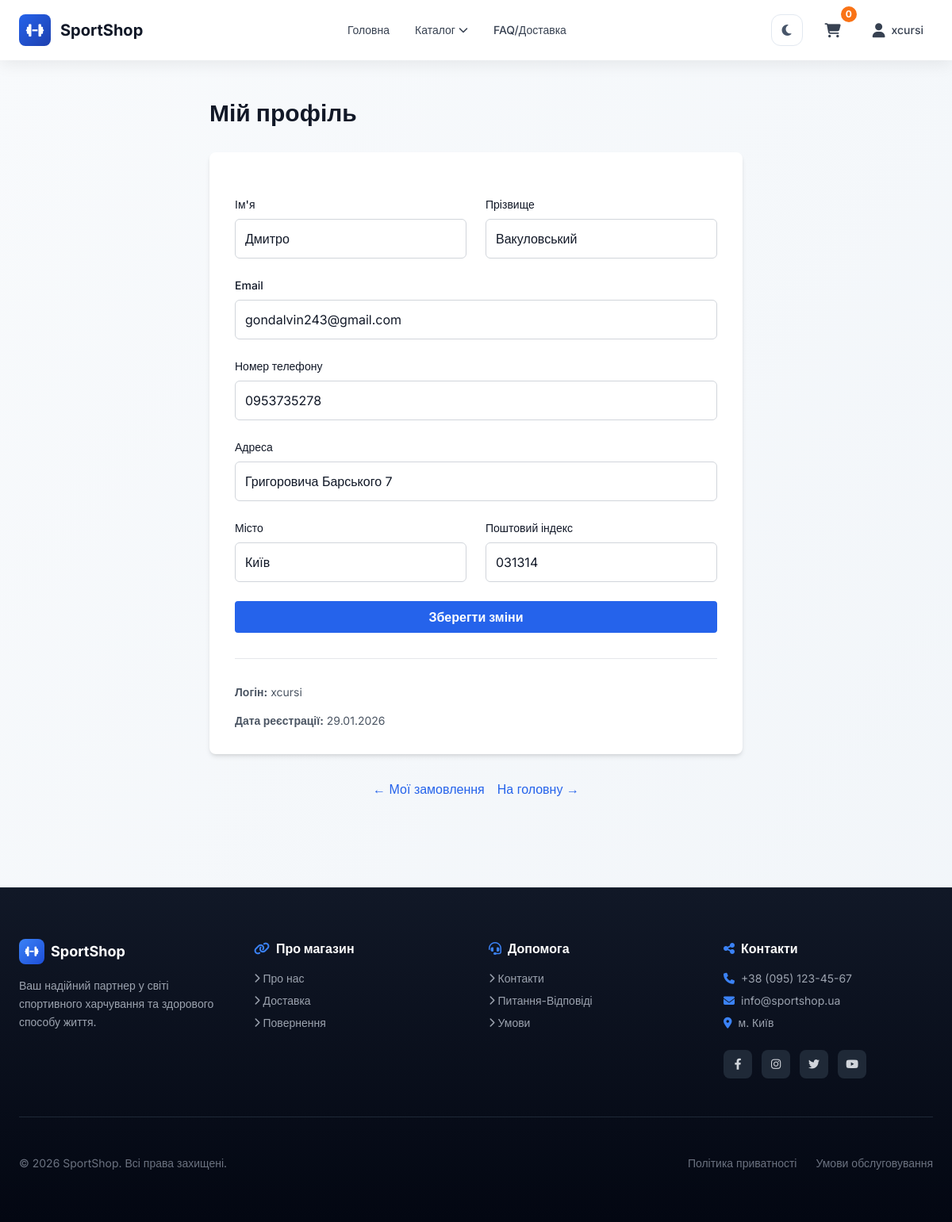
Page /profile/ (signed in) on the earlier database version.
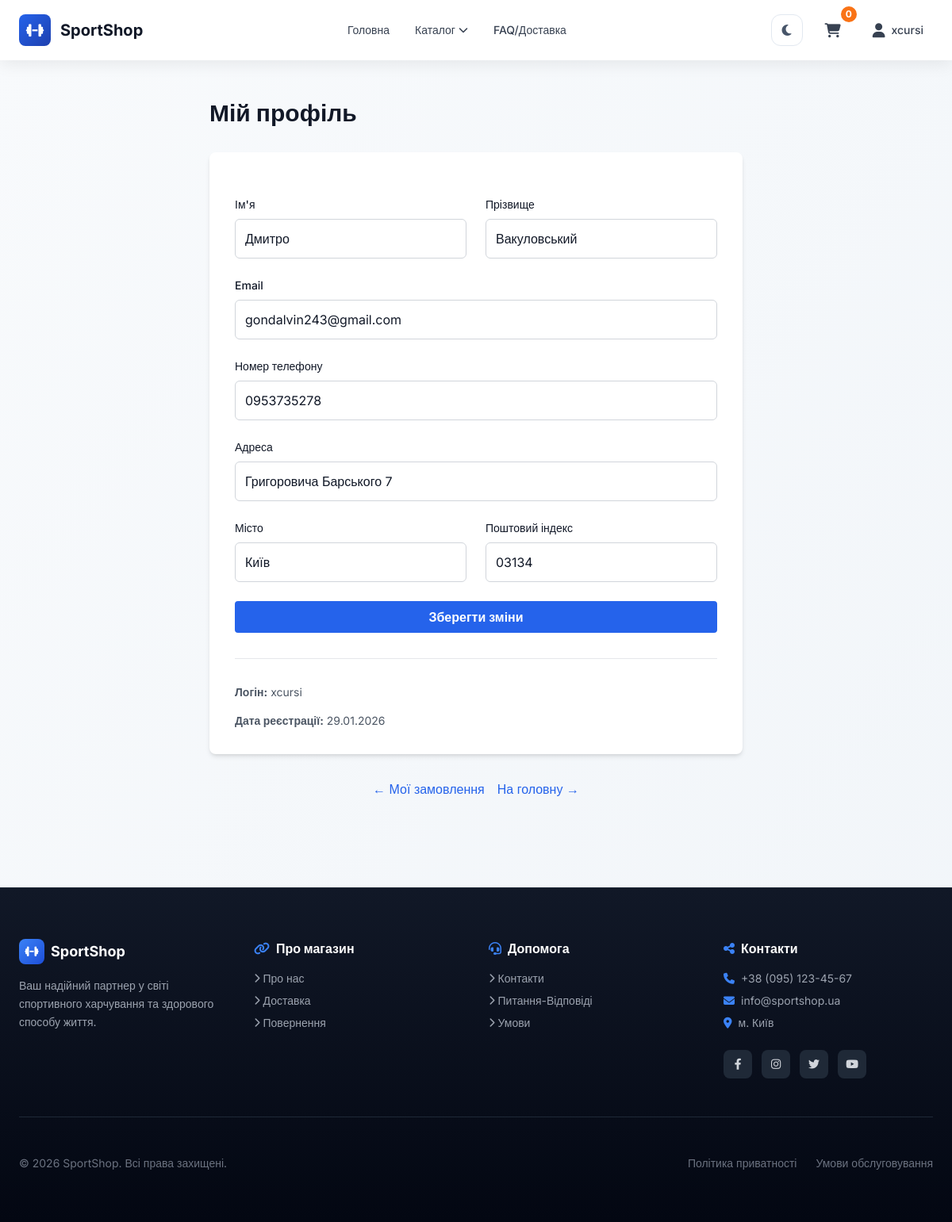
Same page on the later database version.
### shop/models.py (models this page shows, shortened)
class Customer(models.Model):
    username = models.CharField(max_length=150, unique=True)
    email = models.EmailField(unique=True)
    password = models.CharField(max_length=255)
    first_name = models.CharField(max_length=100, blank=True)
    last_name = models.CharField(max_length=100, blank=True)
    phone = models.CharField(max_length=20, blank=True)
    address = models.CharField(max_length=255, blank=True)
    city = models.CharField(max_length=100, blank=True)
    postal_code = models.CharField(max_length=20, blank=True)
    created_at = models.DateTimeField(auto_now_add=True)
    updated_at = models.DateTimeField(auto_now=True)
    is_active = models.BooleanField(default=True)
    is_admin = models.BooleanField(default=False, help_text='Позначте, щоб надати права адміністратора')

### shop/views.py (the view)
# urls.py: path('profile/', views.profile, name='profile'),
def profile(request):
    customer_id = request.session.get('customer_id')
    if not customer_id:
        return redirect('shop:login')
    try:
        customer = Customer.objects.get(id=customer_id)
    except Customer.DoesNotExist:
        return redirect('shop:login')
    if request.method == 'POST':
        form = ProfileForm(request.POST, instance=customer)
        if form.is_valid():
            form.save()
            return render(request, 'shop/profile.html', {
                'form': form,
                'customer': customer,
                'success': 'Профіль успішно оновлений!'
            })
    else:
        form = ProfileForm(instance=customer)
    return render(request, 'shop/profile.html', {
        'form': form,
        'customer': customer
    })

### shop/context_processors.py (called while the page is built)
def cart_count(request):
    cart = request.session.get('cart', {})
    total_count = 0
    for quantity in cart.values():
        try:
            total_count += int(quantity)
        except (TypeError, ValueError):
            continue
    return {'cart_count': total_count}

def global_categories(request):
    categories = Category.objects.filter(parent__isnull=True).prefetch_related('subcategories')
    return {'parent_categories': categories}

### shop/templates/shop/profile.html (shortened to what this page needs)
{% extends 'shop/base.html' %}
{% load static %}
{% block content %}
<div class="profile-page max-w-2xl mx-auto">
    <h1 class="text-3xl font-bold mb-8">Мій профіль</h1>
    <div class="bg-white rounded-lg shadow-md p-8">
        <form method="POST" class="space-y-6">
            <div class="grid grid-cols-1 md:grid-cols-2 gap-6">
                <div>
                    <label for="{{ form.first_name.id_for_label }}" class="block text-sm font-medium mb-2">Ім'я</label>
                    {{ form.first_name }}
                </div>
                <div>
                    <label for="{{ form.last_name.id_for_label }}" class="block text-sm font-medium mb-2">Прізвище</label>
                    {{ form.last_name }}
                </div>
            </div>
            <div>
                <label for="{{ form.email.id_for_label }}" class="block text-sm font-medium mb-2">Email</label>
                {{ form.email }}
            </div>
            <div>
                <label for="{{ form.phone.id_for_label }}" class="block text-sm font-medium mb-2">Номер телефону</label>
                {{ form.phone }}
            </div>
            <div>
                <label for="{{ form.address.id_for_label }}" class="block text-sm font-medium mb-2">Адреса</label>
                {{ form.address }}
            </div>
            <div class="grid grid-cols-1 md:grid-cols-2 gap-6">
                <div>
                    <label for="{{ form.city.id_for_label }}" class="block text-sm font-medium mb-2">Місто</label>
                    {{ form.city }}
                </div>
                <div>
                    <label for="{{ form.postal_code.id_for_label }}" class="block text-sm font-medium mb-2">Поштовий індекс</label>
                    {{ form.postal_code }}
                </div>
            </div>
            <button type="submit" class="w-full bg-blue-600 text-white font-semibold py-2 rounded hover:bg-blue-700 transition">
                Зберегти зміни
            </button>
        </form>
        <div class="mt-8 pt-8 border-t">
            <p class="text-gray-600 text-sm mb-4">
                <strong>Логін:</strong> {{ customer.username }}
            </p>
            <p class="text-gray-600 text-sm">
                <strong>Дата реєстрації:</strong> {{ customer.created_at|date:"d.m.Y" }}
            </p>
        </div>
    </div>
    <div class="mt-8 flex gap-4 justify-center">
        <a href="{% url 'shop:orders' %}" class="text-blue-600 hover:underline">← Мої замовлення</a>
        <a href="{% url 'shop:home' %}" class="text-blue-600 hover:underline">На головну →</a>
    </div>
</div>
{% endblock %}

### shop/templates/shop/base.html (shortened to what this page needs)
{% load static %}
<!DOCTYPE html>
<html lang="uk">
<head>
    <script src="https://cdn.tailwindcss.com"></script>
    <link rel="stylesheet" href="https://cdnjs.cloudflare.com/ajax/libs/font-awesome/6.4.0/css/all.min.css">
    <link rel="stylesheet" href="{% static 'shop/style.css' %}">
</head>
<body class="min-h-screen flex flex-col bg-gradient-to-br from-slate-50 to-slate-100 text-gray-900">
<header class="bg-white header-shadow sticky top-0 z-30 transition-shadow">
    <div class="max-w-7xl mx-auto px-4 sm:px-6 py-3 sm:py-4 flex justify-between items-center">
        <a href="{% url 'shop:home' %}" class="flex items-center gap-3 group">
            <div class="w-10 h-10 bg-gradient-to-br from-blue-600 to-blue-800 rounded-lg flex items-center justify-center text-white font-bold text-lg group-hover:shadow-lg transition-shadow">
                <i class="fas fa-dumbbell"></i>
            </div>
            <span class="text-xl font-bold text-gray-900 hidden sm:inline group-hover:text-blue-600 transition">SportShop</span>
        </a>
        <nav class="hidden md:flex gap-8 text-sm font-medium">
            <a href="{% url 'shop:home' %}" class="text-gray-700 hover:text-blue-600 transition relative group">
                <span>Головна</span>
            </a>
            <div class="text-gray-700 hover:text-blue-600 transition relative group">
                <a href="{% url 'shop:catalog' %}" class="flex items-center gap-1">
                    <span>Каталог</span>
                    <i class="fas fa-chevron-down text-xs group-hover:rotate-180 transition-transform"></i>
                </a>
            </div>
            <a href="{% url 'shop:delivery' %}" class="text-gray-700 hover:text-blue-600 transition relative group">
                <span>FAQ/Доставка</span>
            </a>
        </nav>
        <div class="flex gap-2 sm:gap-4 items-center">
            <button type="button" class="theme-toggle" data-theme-toggle aria-label="Змінити тему" title="Змінити тему">
                <i class="fas fa-moon" data-theme-icon></i>
            </button>
            <a href="{% url 'shop:cart' %}" class="relative group px-3 py-2 rounded-lg hover:bg-gray-100 transition" data-cart-icon>
                <i class="fas fa-shopping-cart text-lg text-gray-700 group-hover:text-blue-600"></i>
                <span data-cart-count class="absolute -top-2 -right-2 bg-orange-500 text-white text-xs font-bold rounded-full w-5 h-5 flex items-center justify-center">{{ cart_count|default:0 }}</span>
            </a>
            {% if request.session.customer_id %}
                <div class="relative">
                    <button class="dropdown-toggle flex items-center gap-2 px-3 py-2 rounded-lg hover:bg-gray-100 transition text-gray-700 hover:text-blue-600" title="Профіль">
                        <i class="fas fa-user text-lg"></i>
                        <span class="hidden sm:inline text-sm font-medium">{{ request.session.customer_username }}</span>
                    </button>
                </div>
            {% endif %}
        </div>
    </div>
</header>
<main class="flex-1 w-full max-w-7xl mx-auto px-4 sm:px-6 py-8 sm:py-12">
    {% block content %}{% endblock %}
</main>
<footer class="bg-gradient-to-b from-gray-900 to-gray-950 text-gray-300 mt-16 border-t border-gray-800">
    <div class="max-w-7xl mx-auto px-4 sm:px-6 py-12 sm:py-16">
        <div class="grid grid-cols-1 sm:grid-cols-2 lg:grid-cols-4 gap-8 mb-12 pb-12 border-b border-gray-800">
            <div class="fade-in-up">
                <div class="flex items-center gap-2 mb-4">
                    <div class="w-8 h-8 bg-gradient-to-br from-blue-500 to-blue-700 rounded-lg flex items-center justify-center text-white font-bold">
                        <i class="fas fa-dumbbell text-sm"></i>
                    </div>
                    <h3 class="font-bold text-white text-lg">SportShop</h3>
                </div>
                <p class="text-sm text-gray-400 leading-relaxed">
                    Ваш надійний партнер у світі спортивного харчування та здорового способу життя.
                </p>
            </div>
            <div class="fade-in-up">
                <h4 class="font-bold text-white mb-4 flex items-center gap-2">
                    <i class="fas fa-link text-blue-500"></i> Про магазин
                </h4>
                <ul class="space-y-2 text-sm">
                    <li><a href="#" class="text-gray-400 hover:text-blue-400 transition flex items-center gap-1">
                        <i class="fas fa-chevron-right text-xs"></i> Про нас
                    </a></li>
                    <li><a href="{% url 'shop:delivery' %}" class="text-gray-400 hover:text-blue-400 transition flex items-center gap-1">
                        <i class="fas fa-chevron-right text-xs"></i> Доставка
                    </a></li>
                    <li><a href="#" class="text-gray-400 hover:text-blue-400 transition flex items-center gap-1">
                        <i class="fas fa-chevron-right text-xs"></i> Повернення
                    </a></li>
                </ul>
            </div>
            <div class="fade-in-up">
                <h4 class="font-bold text-white mb-4 flex items-center gap-2">
                    <i class="fas fa-headset text-blue-500"></i> Допомога
                </h4>
                <ul class="space-y-2 text-sm">
                    <li><a href="#" class="text-gray-400 hover:text-blue-400 transition flex items-center gap-1">
                        <i class="fas fa-chevron-right text-xs"></i> Контакти
                    </a></li>
                    <li><a href="#" class="text-gray-400 hover:text-blue-400 transition flex items-center gap-1">
                        <i class="fas fa-chevron-right text-xs"></i> Питання-Відповіді
                    </a></li>
                    <li><a href="#" class="text-gray-400 hover:text-blue-400 transition flex items-center gap-1">
                        <i class="fas fa-chevron-right text-xs"></i> Умови
                    </a></li>
                </ul>
            </div>
            <div class="fade-in-up">
                <h4 class="font-bold text-white mb-4 flex items-center gap-2">
                    <i class="fas fa-share-nodes text-blue-500"></i> Контакти
                </h4>
                <ul class="space-y-2 text-sm mb-6">
                    <li class="flex items-center gap-2 text-gray-400">
                        <i class="fas fa-phone text-blue-500"></i> +38 (095) 123-45-67
                    </li>
                    <li class="flex items-center gap-2 text-gray-400">
                        <i class="fas fa-envelope text-blue-500"></i> info@sportshop.ua
                    </li>
                    <li class="flex items-center gap-2 text-gray-400">
                        <i class="fas fa-map-marker-alt text-blue-500"></i> м. Київ
                    </li>
                </ul>
                <div class="flex gap-3">
                    <a href="#" class="w-9 h-9 rounded-lg bg-gray-800 hover:bg-blue-600 flex items-center justify-center transition transform hover:scale-110" title="Facebook">
                        <i class="fab fa-facebook-f text-sm"></i>
                    </a>
                    <a href="#" class="w-9 h-9 rounded-lg bg-gray-800 hover:bg-pink-600 flex items-center justify-center transition transform hover:scale-110" title="Instagram">
                        <i class="fab fa-instagram text-sm"></i>
                    </a>
                    <a href="#" class="w-9 h-9 rounded-lg bg-gray-800 hover:bg-blue-500 flex items-center justify-center transition transform hover:scale-110" title="Twitter">
                        <i class="fab fa-twitter text-sm"></i>
                    </a>
                    <a href="#" class="w-9 h-9 rounded-lg bg-gray-800 hover:bg-red-600 flex items-center justify-center transition transform hover:scale-110" title="YouTube">
                        <i class="fab fa-youtube text-sm"></i>
                    </a>
                </div>
            </div>
        </div>
        <div class="flex flex-col sm:flex-row justify-between items-center gap-4">
            <p class="text-sm text-gray-500">© 2026 SportShop. Всі права захищені.</p>
            <div class="flex gap-6 text-sm text-gray-500">
                <a href="#" class="hover:text-blue-400 transition">Політика приватності</a>
                <a href="#" class="hover:text-blue-400 transition">Умови обслуговування</a>
            </div>
        </div>
    </div>
</footer>
</body>
</html>

### shop/static/shop/style.css (style rules this page uses)
.theme-toggle { width: 40px; height: 40px; border-radius: 0.75rem; border: 1px solid #e2e8f0; background: #ffffff; color: #475569; display: inline-flex; align-items: center; justify-content: center; transition: all 0.2s ease; }
body { font-family: 'Inter', sans-serif; }
.header-shadow { box-shadow: 0 4px 20px rgba(0, 0, 0, 0.08); }
.profile-page input[type="text"], .profile-page input[type="email"] { width: 100%; padding: 0.75rem; border: 1px solid #d1d5db; border-radius: 0.375rem; font-size: 1rem; }

Differences in the rows shown:
changed Customer "xcursi": postal_code "031314" → "03134"
